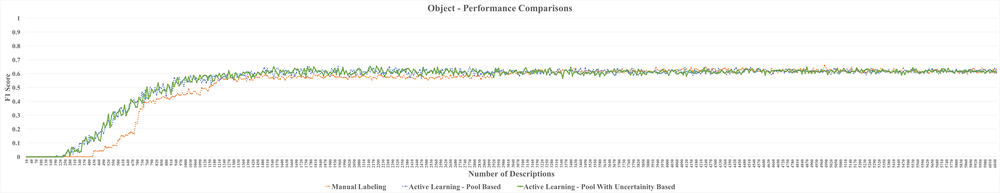
#> input picture ALComparisons/Object-F1Score-Comparison.png, 1000 x 193 px, shrunk from 9837 x 1894 before the run
$ python findColor.py ../ALComparisons/Object-F1Score-Comparison.png   (Python 2 division)   (older library calls are emulated)
#> lines starting #> are read from the running program, lines starting #| are printed output that depends on the picture; after the words box and inside, x2 and y2 are one past the last pixel; in counts of white or black regions, pixels touching at a corner belong together
import numpy as np
import cv2
import sys

arg = sys.argv
del arg[0]

fileName = arg[0]
print fileName

img = cv2.imread(fileName,0)
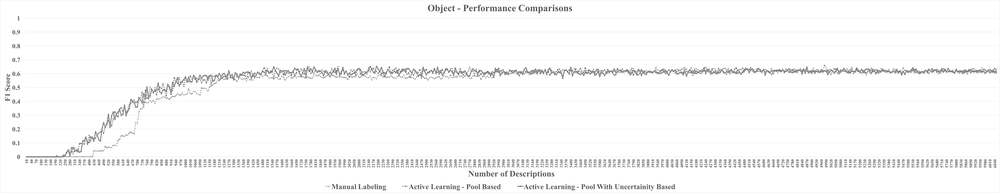
#> img: shape (193, 1000); min 66, max 255, mean 249.3
ret,thresh=cv2.threshold(img,127,255,0)
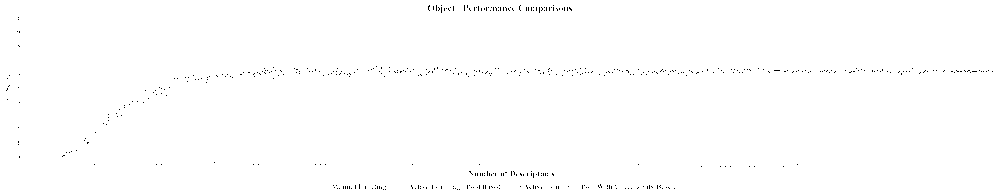
#> thresh: shape (193, 1000); 99.6% white; black in thin lines or dots
im2,contours,hie = cv2.findContours(thresh,1,2)
#> contours = 572 contours, 571 with area under 20; largest, box (x1, y1, x2, y2) and area: (0, 0, 1000, 193) 191808; hie = 572 rows, first 6: [1, -1, -1, -1], [2, 0, -1, -1], [3, 1, -1, -1], [4, 2, -1, -1], [5, 3, -1, -1], [6, 4, -1, -1]

actCnt = contours[0];
#> actCnt = [[458, 189], [459, 188], [460, 189], [459, 190]]
lrgCnt = 0.0
for index in range(len(contours)) :
   cnt = contours[index]
   area = cv2.contourArea(cnt)
   print area
   if(area > lrgCnt) :
      lrgCnt = area
      actCnt = cnt
#> this loop made 572 passes
#> (area, lrgCnt, actCnt) on pass 572: (191808, 191808, [[0, 0], [0, 192], [999, 192], [999, 0]])
#| 2.0
#| 2.0
#| 2.0
#| 2.0
#| 2.0
#| 2.0
#| 2.0
#| 2.0
#> (further printed lines are left out)
#> after the loop, lrgCnt = 191808

x,y,w,h = cv2.boundingRect(actCnt)
#> x = 0; y = 0; w = 1000; h = 193
img2 = cv2.imread(fileName)
#> img2 is the input picture: shape (193, 1000, 3); mean B, G, R 248.5, 249.5, 249.1
img3 = cv2.rectangle(img2,(x,y),(x+w,y+h),(0,255,0),2)
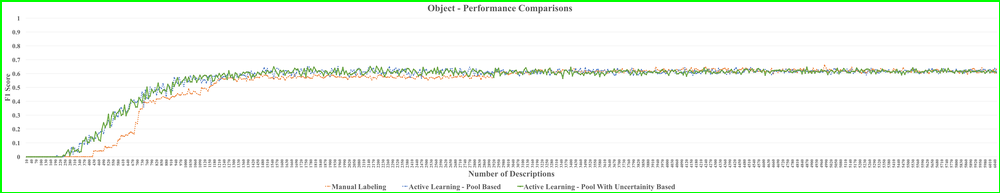
#> img3: shape (193, 1000, 3); mean B, G, R 243.8, 249.6, 244.5
cv2.imshow('image',img3)
cv2.waitKey(0)
cv2.destroyAllWindows()
print "\n"

$ run again, on ALComparisons/Object-Recall-Comparison.png
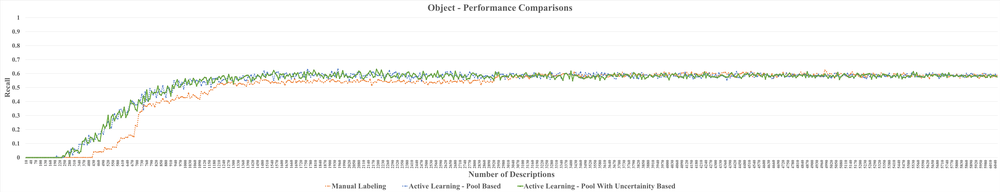
#> input picture ALComparisons/Object-Recall-Comparison.png, 1000 x 192 px, shrunk from 9837 x 1893 before the run
#> `ret,thresh=cv2.threshold(img,127,255,0)`:
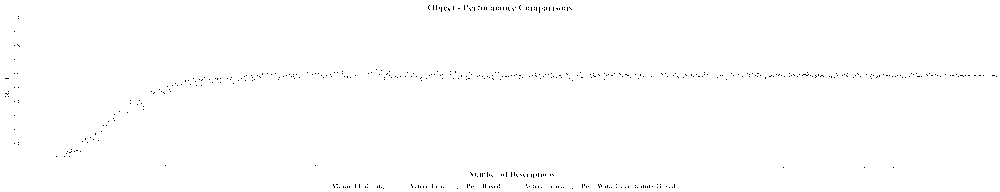
#> thresh: shape (192, 1000); 99.6% white; black in thin lines or dots
#> contours = 568 contours, 567 with area under 20; largest, box (x1, y1, x2, y2) and area: (0, 0, 1000, 192) 190809; hie = 568 rows, first 6: [1, -1, -1, -1], [2, 0, -1, -1], [3, 1, -1, -1], [4, 2, -1, -1], [5, 3, -1, -1], [6, 4, -1, -1]
#> `actCnt = contours[0];`: actCnt = [[571, 188], [572, 187], [573, 188], [572, 189]]
#> the loop `for index in range(len(contours)) :` made 568 passes
#> (area, lrgCnt, actCnt) on pass 568: (190809, 190809, [[0, 0], [0, 191], [999, 191], [999, 0]])
#> (printed output is left out)
#> after the loop `for index in range(len(contours)) :`: lrgCnt = 190809
#> x = 0; w = 1000; h = 192
#> img2 is the input picture: shape (192, 1000, 3); mean B, G, R 248.6, 249.6, 249.2
#> `img3 = cv2.rectangle(img2,(x,y),(x+w,y+h),(0,255,0),2)`:
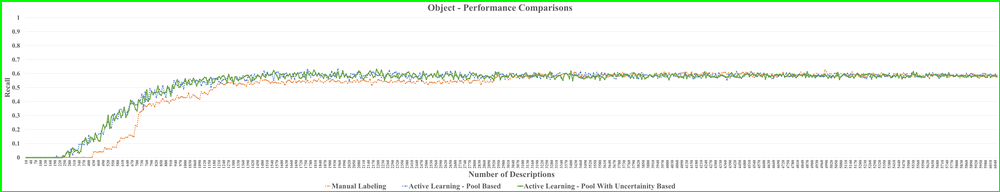
#> img3: shape (192, 1000, 3); mean B, G, R 243.9, 249.7, 244.5
